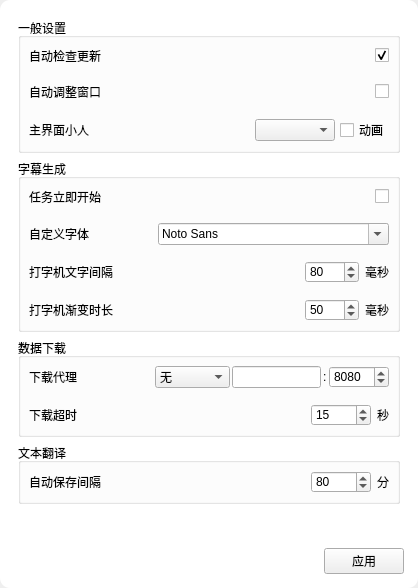
<?xml version="1.0" encoding="UTF-8"?>
<ui version="4.0">
 <class>Form</class>
 <widget class="QWidget" name="Form">
  <property name="geometry">
   <rect>
    <x>0</x>
    <y>0</y>
    <width>418</width>
    <height>588</height>
   </rect>
  </property>
  <property name="windowTitle">
   <string>Form</string>
  </property>
  <property name="styleSheet">
   <string notr="true">QFrame#MainFrame{background-color: rgb(255, 255, 255);border-radius:10px;}
                QScrollArea{background-color: transparent;}
                QWidget#scrollAreaWidgetContents{background-color: transparent;}
                QLabel{ font: 10pt &quot;Microsoft YaHei UI&quot;;}
            </string>
  </property>
  <layout class="QGridLayout" name="gridLayout">
   <property name="leftMargin">
    <number>0</number>
   </property>
   <property name="topMargin">
    <number>0</number>
   </property>
   <property name="rightMargin">
    <number>0</number>
   </property>
   <property name="bottomMargin">
    <number>0</number>
   </property>
   <item row="0" column="0">
    <widget class="QFrame" name="MainFrame">
     <property name="styleSheet">
      <string notr="true"/>
     </property>
     <property name="frameShape">
      <enum>QFrame::StyledPanel</enum>
     </property>
     <property name="frameShadow">
      <enum>QFrame::Raised</enum>
     </property>
     <layout class="QVBoxLayout" name="verticalLayout">
      <property name="spacing">
       <number>15</number>
      </property>
      <item>
       <widget class="QScrollArea" name="scrollArea">
        <property name="minimumSize">
         <size>
          <width>400</width>
          <height>0</height>
         </size>
        </property>
        <property name="frameShape">
         <enum>QFrame::NoFrame</enum>
        </property>
        <property name="frameShadow">
         <enum>QFrame::Plain</enum>
        </property>
        <property name="horizontalScrollBarPolicy">
         <enum>Qt::ScrollBarAlwaysOff</enum>
        </property>
        <property name="widgetResizable">
         <bool>true</bool>
        </property>
        <property name="alignment">
         <set>Qt::AlignLeading|Qt::AlignLeft|Qt::AlignTop</set>
        </property>
        <widget class="QWidget" name="scrollAreaWidgetContents">
         <property name="geometry">
          <rect>
           <x>0</x>
           <y>0</y>
           <width>400</width>
           <height>521</height>
          </rect>
         </property>
         <layout class="QVBoxLayout" name="verticalLayout_3">
          <item>
           <widget class="QGroupBox" name="GB1">
            <property name="title">
             <string>一般设置</string>
            </property>
            <layout class="QVBoxLayout" name="verticalLayout_2">
             <property name="leftMargin">
              <number>3</number>
             </property>
             <property name="topMargin">
              <number>3</number>
             </property>
             <property name="rightMargin">
              <number>3</number>
             </property>
             <property name="bottomMargin">
              <number>3</number>
             </property>
             <item>
              <layout class="QHBoxLayout" name="HL1" stretch="2,5">
               <property name="spacing">
                <number>5</number>
               </property>
               <property name="leftMargin">
                <number>5</number>
               </property>
               <property name="topMargin">
                <number>5</number>
               </property>
               <property name="rightMargin">
                <number>5</number>
               </property>
               <property name="bottomMargin">
                <number>5</number>
               </property>
               <item>
                <widget class="QLabel" name="label_5">
                 <property name="text">
                  <string>自动检查更新</string>
                 </property>
                </widget>
               </item>
               <item>
                <widget class="QWidget" name="widget" native="true">
                 <layout class="QHBoxLayout" name="horizontalLayout">
                  <property name="spacing">
                   <number>0</number>
                  </property>
                  <property name="leftMargin">
                   <number>0</number>
                  </property>
                  <property name="topMargin">
                   <number>0</number>
                  </property>
                  <property name="rightMargin">
                   <number>0</number>
                  </property>
                  <property name="bottomMargin">
                   <number>0</number>
                  </property>
                  <item>
                   <spacer name="horizontalSpacer_2">
                    <property name="orientation">
                     <enum>Qt::Horizontal</enum>
                    </property>
                    <property name="sizeHint" stdset="0">
                     <size>
                      <width>40</width>
                      <height>20</height>
                     </size>
                    </property>
                   </spacer>
                  </item>
                  <item>
                   <widget class="QCheckBox" name="SettingStartupUpdateCheck">
                    <property name="sizePolicy">
                     <sizepolicy hsizetype="Maximum" vsizetype="Fixed">
                      <horstretch>0</horstretch>
                      <verstretch>0</verstretch>
                     </sizepolicy>
                    </property>
                    <property name="text">
                     <string/>
                    </property>
                    <property name="checked">
                     <bool>true</bool>
                    </property>
                    <property name="autoRepeat">
                     <bool>false</bool>
                    </property>
                   </widget>
                  </item>
                 </layout>
                </widget>
               </item>
              </layout>
             </item>
             <item>
              <layout class="QHBoxLayout" name="HL2" stretch="2,5">
               <property name="spacing">
                <number>5</number>
               </property>
               <property name="leftMargin">
                <number>5</number>
               </property>
               <property name="topMargin">
                <number>5</number>
               </property>
               <property name="rightMargin">
                <number>5</number>
               </property>
               <property name="bottomMargin">
                <number>5</number>
               </property>
               <item>
                <widget class="QLabel" name="label_8">
                 <property name="text">
                  <string>自动调整窗口</string>
                 </property>
                </widget>
               </item>
               <item>
                <widget class="QWidget" name="widget_2" native="true">
                 <layout class="QHBoxLayout" name="horizontalLayout_2">
                  <property name="spacing">
                   <number>0</number>
                  </property>
                  <property name="leftMargin">
                   <number>0</number>
                  </property>
                  <property name="topMargin">
                   <number>0</number>
                  </property>
                  <property name="rightMargin">
                   <number>0</number>
                  </property>
                  <property name="bottomMargin">
                   <number>0</number>
                  </property>
                  <item>
                   <spacer name="horizontalSpacer_3">
                    <property name="orientation">
                     <enum>Qt::Horizontal</enum>
                    </property>
                    <property name="sizeHint" stdset="0">
                     <size>
                      <width>240</width>
                      <height>20</height>
                     </size>
                    </property>
                   </spacer>
                  </item>
                  <item>
                   <widget class="QCheckBox" name="SettingStartAdjustWindowCheck">
                    <property name="sizePolicy">
                     <sizepolicy hsizetype="Maximum" vsizetype="Fixed">
                      <horstretch>0</horstretch>
                      <verstretch>0</verstretch>
                     </sizepolicy>
                    </property>
                    <property name="text">
                     <string/>
                    </property>
                    <property name="autoRepeat">
                     <bool>false</bool>
                    </property>
                   </widget>
                  </item>
                 </layout>
                </widget>
               </item>
              </layout>
             </item>
             <item>
              <layout class="QHBoxLayout" name="HL3" stretch="2,5">
               <property name="spacing">
                <number>5</number>
               </property>
               <property name="leftMargin">
                <number>5</number>
               </property>
               <property name="topMargin">
                <number>5</number>
               </property>
               <property name="rightMargin">
                <number>5</number>
               </property>
               <property name="bottomMargin">
                <number>5</number>
               </property>
               <item>
                <widget class="QLabel" name="label_4">
                 <property name="text">
                  <string>主界面小人</string>
                 </property>
                </widget>
               </item>
               <item>
                <layout class="QHBoxLayout" name="horizontalLayout_6">
                 <item>
                  <spacer name="horizontalSpacer_9">
                   <property name="orientation">
                    <enum>Qt::Horizontal</enum>
                   </property>
                   <property name="sizeHint" stdset="0">
                    <size>
                     <width>40</width>
                     <height>20</height>
                    </size>
                   </property>
                  </spacer>
                 </item>
                 <item>
                  <widget class="QComboBox" name="SettingChibiSelect">
                   <property name="minimumSize">
                    <size>
                     <width>80</width>
                     <height>0</height>
                    </size>
                   </property>
                  </widget>
                 </item>
                 <item>
                  <widget class="QCheckBox" name="SettingAnimatedCheck">
                   <property name="sizePolicy">
                    <sizepolicy hsizetype="Maximum" vsizetype="Fixed">
                     <horstretch>0</horstretch>
                     <verstretch>0</verstretch>
                    </sizepolicy>
                   </property>
                   <property name="text">
                    <string>动画</string>
                   </property>
                  </widget>
                 </item>
                </layout>
               </item>
              </layout>
             </item>
            </layout>
           </widget>
          </item>
          <item>
           <widget class="QGroupBox" name="GB2">
            <property name="title">
             <string>字幕生成</string>
            </property>
            <layout class="QVBoxLayout" name="verticalLayout_5">
             <property name="leftMargin">
              <number>3</number>
             </property>
             <property name="topMargin">
              <number>3</number>
             </property>
             <property name="rightMargin">
              <number>3</number>
             </property>
             <property name="bottomMargin">
              <number>3</number>
             </property>
             <item>
              <layout class="QHBoxLayout" name="HL4" stretch="2,5">
               <property name="spacing">
                <number>5</number>
               </property>
               <property name="leftMargin">
                <number>5</number>
               </property>
               <property name="topMargin">
                <number>5</number>
               </property>
               <property name="rightMargin">
                <number>5</number>
               </property>
               <property name="bottomMargin">
                <number>5</number>
               </property>
               <item>
                <widget class="QLabel" name="label_3">
                 <property name="text">
                  <string>任务立即开始</string>
                 </property>
                </widget>
               </item>
               <item>
                <widget class="QWidget" name="widget_3" native="true">
                 <layout class="QHBoxLayout" name="horizontalLayout_4">
                  <property name="spacing">
                   <number>0</number>
                  </property>
                  <property name="leftMargin">
                   <number>0</number>
                  </property>
                  <property name="topMargin">
                   <number>0</number>
                  </property>
                  <property name="rightMargin">
                   <number>0</number>
                  </property>
                  <property name="bottomMargin">
                   <number>0</number>
                  </property>
                  <item>
                   <spacer name="horizontalSpacer_4">
                    <property name="orientation">
                     <enum>Qt::Horizontal</enum>
                    </property>
                    <property name="sizeHint" stdset="0">
                     <size>
                      <width>240</width>
                      <height>20</height>
                     </size>
                    </property>
                   </spacer>
                  </item>
                  <item>
                   <widget class="QCheckBox" name="SettingStartImmediateCheck">
                    <property name="sizePolicy">
                     <sizepolicy hsizetype="Maximum" vsizetype="Fixed">
                      <horstretch>0</horstretch>
                      <verstretch>0</verstretch>
                     </sizepolicy>
                    </property>
                    <property name="text">
                     <string/>
                    </property>
                    <property name="autoRepeat">
                     <bool>false</bool>
                    </property>
                   </widget>
                  </item>
                 </layout>
                </widget>
               </item>
              </layout>
             </item>
             <item>
              <layout class="QHBoxLayout" name="HL5" stretch="2,5">
               <property name="spacing">
                <number>5</number>
               </property>
               <property name="leftMargin">
                <number>5</number>
               </property>
               <property name="topMargin">
                <number>5</number>
               </property>
               <property name="rightMargin">
                <number>5</number>
               </property>
               <property name="bottomMargin">
                <number>5</number>
               </property>
               <item>
                <widget class="QLabel" name="label">
                 <property name="text">
                  <string>自定义字体</string>
                 </property>
                </widget>
               </item>
               <item>
                <widget class="QWidget" name="widget_4" native="true">
                 <property name="minimumSize">
                  <size>
                   <width>20</width>
                   <height>0</height>
                  </size>
                 </property>
                 <layout class="QHBoxLayout" name="horizontalLayout_5">
                  <property name="spacing">
                   <number>0</number>
                  </property>
                  <property name="leftMargin">
                   <number>0</number>
                  </property>
                  <property name="topMargin">
                   <number>0</number>
                  </property>
                  <property name="rightMargin">
                   <number>0</number>
                  </property>
                  <property name="bottomMargin">
                   <number>0</number>
                  </property>
                  <item>
                   <spacer name="horizontalSpacer_5">
                    <property name="orientation">
                     <enum>Qt::Horizontal</enum>
                    </property>
                    <property name="sizeHint" stdset="0">
                     <size>
                      <width>40</width>
                      <height>20</height>
                     </size>
                    </property>
                   </spacer>
                  </item>
                  <item>
                   <widget class="QFontComboBox" name="SettingFontComboBox">
                    <property name="currentFont">
                     <font>
                      <family>思源黑体 CN Bold</family>
                      <pointsize>83</pointsize>
                      <bold>true</bold>
                     </font>
                    </property>
                   </widget>
                  </item>
                 </layout>
                </widget>
               </item>
              </layout>
             </item>
             <item>
              <layout class="QHBoxLayout" name="HL6" stretch="2,5">
               <property name="spacing">
                <number>5</number>
               </property>
               <property name="leftMargin">
                <number>5</number>
               </property>
               <property name="topMargin">
                <number>5</number>
               </property>
               <property name="rightMargin">
                <number>5</number>
               </property>
               <property name="bottomMargin">
                <number>5</number>
               </property>
               <item>
                <widget class="QLabel" name="label_7">
                 <property name="text">
                  <string>打字机文字间隔</string>
                 </property>
                </widget>
               </item>
               <item>
                <widget class="QWidget" name="widget_5" native="true">
                 <property name="minimumSize">
                  <size>
                   <width>20</width>
                   <height>0</height>
                  </size>
                 </property>
                 <layout class="QHBoxLayout" name="horizontalLayout_7">
                  <property name="leftMargin">
                   <number>0</number>
                  </property>
                  <property name="topMargin">
                   <number>0</number>
                  </property>
                  <property name="rightMargin">
                   <number>0</number>
                  </property>
                  <property name="bottomMargin">
                   <number>0</number>
                  </property>
                  <item>
                   <spacer name="HS">
                    <property name="orientation">
                     <enum>Qt::Horizontal</enum>
                    </property>
                    <property name="sizeHint" stdset="0">
                     <size>
                      <width>40</width>
                      <height>20</height>
                     </size>
                    </property>
                   </spacer>
                  </item>
                  <item>
                   <widget class="QSpinBox" name="SettingTyperIntervalSpin">
                    <property name="minimumSize">
                     <size>
                      <width>47</width>
                      <height>0</height>
                     </size>
                    </property>
                    <property name="maximum">
                     <number>1000</number>
                    </property>
                    <property name="singleStep">
                     <number>10</number>
                    </property>
                    <property name="value">
                     <number>80</number>
                    </property>
                   </widget>
                  </item>
                  <item>
                   <widget class="QLabel" name="label_22">
                    <property name="text">
                     <string>毫秒</string>
                    </property>
                   </widget>
                  </item>
                 </layout>
                </widget>
               </item>
              </layout>
             </item>
             <item>
              <layout class="QHBoxLayout" name="HL6_2" stretch="2,5">
               <property name="spacing">
                <number>5</number>
               </property>
               <property name="leftMargin">
                <number>5</number>
               </property>
               <property name="topMargin">
                <number>5</number>
               </property>
               <property name="rightMargin">
                <number>5</number>
               </property>
               <property name="bottomMargin">
                <number>5</number>
               </property>
               <item>
                <widget class="QLabel" name="label_10">
                 <property name="text">
                  <string>打字机渐变时长</string>
                 </property>
                </widget>
               </item>
               <item>
                <widget class="QWidget" name="widget_8" native="true">
                 <property name="minimumSize">
                  <size>
                   <width>20</width>
                   <height>0</height>
                  </size>
                 </property>
                 <layout class="QHBoxLayout" name="horizontalLayout_11">
                  <property name="leftMargin">
                   <number>0</number>
                  </property>
                  <property name="topMargin">
                   <number>0</number>
                  </property>
                  <property name="rightMargin">
                   <number>0</number>
                  </property>
                  <property name="bottomMargin">
                   <number>0</number>
                  </property>
                  <item>
                   <spacer name="HS_2">
                    <property name="orientation">
                     <enum>Qt::Horizontal</enum>
                    </property>
                    <property name="sizeHint" stdset="0">
                     <size>
                      <width>40</width>
                      <height>20</height>
                     </size>
                    </property>
                   </spacer>
                  </item>
                  <item>
                   <widget class="QSpinBox" name="SettingTyperFadeSpin">
                    <property name="minimumSize">
                     <size>
                      <width>47</width>
                      <height>0</height>
                     </size>
                    </property>
                    <property name="maximum">
                     <number>1000</number>
                    </property>
                    <property name="singleStep">
                     <number>10</number>
                    </property>
                    <property name="value">
                     <number>50</number>
                    </property>
                   </widget>
                  </item>
                  <item>
                   <widget class="QLabel" name="label_23">
                    <property name="text">
                     <string>毫秒</string>
                    </property>
                   </widget>
                  </item>
                 </layout>
                </widget>
               </item>
              </layout>
             </item>
            </layout>
           </widget>
          </item>
          <item>
           <widget class="QGroupBox" name="GB3">
            <property name="title">
             <string>数据下载</string>
            </property>
            <layout class="QVBoxLayout" name="verticalLayout_6">
             <property name="leftMargin">
              <number>3</number>
             </property>
             <property name="topMargin">
              <number>3</number>
             </property>
             <property name="rightMargin">
              <number>3</number>
             </property>
             <property name="bottomMargin">
              <number>3</number>
             </property>
             <item>
              <layout class="QHBoxLayout" name="HL7" stretch="2,5">
               <property name="spacing">
                <number>5</number>
               </property>
               <property name="leftMargin">
                <number>5</number>
               </property>
               <property name="topMargin">
                <number>5</number>
               </property>
               <property name="rightMargin">
                <number>5</number>
               </property>
               <property name="bottomMargin">
                <number>5</number>
               </property>
               <item>
                <widget class="QLabel" name="label_2">
                 <property name="text">
                  <string>下载代理</string>
                 </property>
                </widget>
               </item>
               <item>
                <widget class="QWidget" name="qw" native="true">
                 <layout class="QHBoxLayout" name="horizontalLayout_8">
                  <property name="spacing">
                   <number>2</number>
                  </property>
                  <property name="leftMargin">
                   <number>0</number>
                  </property>
                  <property name="topMargin">
                   <number>0</number>
                  </property>
                  <property name="rightMargin">
                   <number>0</number>
                  </property>
                  <property name="bottomMargin">
                   <number>0</number>
                  </property>
                  <item>
                   <spacer name="horizontalSpacer_6">
                    <property name="orientation">
                     <enum>Qt::Horizontal</enum>
                    </property>
                    <property name="sizeHint" stdset="0">
                     <size>
                      <width>40</width>
                      <height>20</height>
                     </size>
                    </property>
                   </spacer>
                  </item>
                  <item>
                   <widget class="QComboBox" name="SettingProxyTypeCombo">
                    <property name="sizePolicy">
                     <sizepolicy hsizetype="Maximum" vsizetype="Fixed">
                      <horstretch>0</horstretch>
                      <verstretch>0</verstretch>
                     </sizepolicy>
                    </property>
                    <property name="minimumSize">
                     <size>
                      <width>75</width>
                      <height>0</height>
                     </size>
                    </property>
                    <property name="maximumSize">
                     <size>
                      <width>75</width>
                      <height>16777215</height>
                     </size>
                    </property>
                    <item>
                     <property name="text">
                      <string>无</string>
                     </property>
                    </item>
                    <item>
                     <property name="text">
                      <string>http://</string>
                     </property>
                    </item>
                    <item>
                     <property name="text">
                      <string>socks5://</string>
                     </property>
                    </item>
                   </widget>
                  </item>
                  <item>
                   <widget class="QLineEdit" name="SettingProxyEdit"/>
                  </item>
                  <item>
                   <widget class="QLabel" name="SettingProxyLabel">
                    <property name="text">
                     <string>:</string>
                    </property>
                   </widget>
                  </item>
                  <item>
                   <widget class="QSpinBox" name="SettingProxyHostSpin">
                    <property name="minimumSize">
                     <size>
                      <width>60</width>
                      <height>0</height>
                     </size>
                    </property>
                    <property name="maximumSize">
                     <size>
                      <width>60</width>
                      <height>16777215</height>
                     </size>
                    </property>
                    <property name="minimum">
                     <number>1</number>
                    </property>
                    <property name="maximum">
                     <number>65535</number>
                    </property>
                    <property name="value">
                     <number>8080</number>
                    </property>
                   </widget>
                  </item>
                 </layout>
                </widget>
               </item>
              </layout>
             </item>
             <item>
              <layout class="QHBoxLayout" name="HL8" stretch="2,5">
               <property name="spacing">
                <number>5</number>
               </property>
               <property name="leftMargin">
                <number>5</number>
               </property>
               <property name="topMargin">
                <number>5</number>
               </property>
               <property name="rightMargin">
                <number>5</number>
               </property>
               <property name="bottomMargin">
                <number>5</number>
               </property>
               <item>
                <widget class="QLabel" name="label_9">
                 <property name="text">
                  <string>下载超时</string>
                 </property>
                </widget>
               </item>
               <item>
                <widget class="QWidget" name="widget_6" native="true">
                 <property name="minimumSize">
                  <size>
                   <width>20</width>
                   <height>0</height>
                  </size>
                 </property>
                 <layout class="QHBoxLayout" name="horizontalLayout_9">
                  <property name="leftMargin">
                   <number>0</number>
                  </property>
                  <property name="topMargin">
                   <number>0</number>
                  </property>
                  <property name="rightMargin">
                   <number>0</number>
                  </property>
                  <property name="bottomMargin">
                   <number>0</number>
                  </property>
                  <item>
                   <spacer name="horizontalSpacer_7">
                    <property name="orientation">
                     <enum>Qt::Horizontal</enum>
                    </property>
                    <property name="sizeHint" stdset="0">
                     <size>
                      <width>40</width>
                      <height>20</height>
                     </size>
                    </property>
                   </spacer>
                  </item>
                  <item>
                   <widget class="QSpinBox" name="SettingTimeoutSpin">
                    <property name="minimumSize">
                     <size>
                      <width>60</width>
                      <height>0</height>
                     </size>
                    </property>
                    <property name="maximum">
                     <number>60</number>
                    </property>
                    <property name="singleStep">
                     <number>1</number>
                    </property>
                    <property name="value">
                     <number>15</number>
                    </property>
                   </widget>
                  </item>
                  <item>
                   <widget class="QLabel" name="label_21">
                    <property name="text">
                     <string>秒</string>
                    </property>
                   </widget>
                  </item>
                 </layout>
                </widget>
               </item>
              </layout>
             </item>
            </layout>
           </widget>
          </item>
          <item>
           <widget class="QGroupBox" name="GB4">
            <property name="title">
             <string>文本翻译</string>
            </property>
            <layout class="QVBoxLayout" name="verticalLayout_7">
             <property name="leftMargin">
              <number>3</number>
             </property>
             <property name="topMargin">
              <number>3</number>
             </property>
             <property name="rightMargin">
              <number>3</number>
             </property>
             <property name="bottomMargin">
              <number>3</number>
             </property>
             <item>
              <layout class="QHBoxLayout" name="HL9" stretch="2,5">
               <property name="spacing">
                <number>5</number>
               </property>
               <property name="leftMargin">
                <number>5</number>
               </property>
               <property name="topMargin">
                <number>5</number>
               </property>
               <property name="rightMargin">
                <number>5</number>
               </property>
               <property name="bottomMargin">
                <number>5</number>
               </property>
               <item>
                <widget class="QLabel" name="label_19">
                 <property name="text">
                  <string>自动保存间隔</string>
                 </property>
                </widget>
               </item>
               <item>
                <widget class="QWidget" name="widget_7" native="true">
                 <layout class="QHBoxLayout" name="horizontalLayout_10">
                  <property name="leftMargin">
                   <number>0</number>
                  </property>
                  <property name="topMargin">
                   <number>0</number>
                  </property>
                  <property name="rightMargin">
                   <number>0</number>
                  </property>
                  <property name="bottomMargin">
                   <number>0</number>
                  </property>
                  <item>
                   <spacer name="horizontalSpacer_8">
                    <property name="orientation">
                     <enum>Qt::Horizontal</enum>
                    </property>
                    <property name="sizeHint" stdset="0">
                     <size>
                      <width>40</width>
                      <height>20</height>
                     </size>
                    </property>
                   </spacer>
                  </item>
                  <item>
                   <widget class="QSpinBox" name="SettingSaveSpin">
                    <property name="minimumSize">
                     <size>
                      <width>60</width>
                      <height>0</height>
                     </size>
                    </property>
                    <property name="maximum">
                     <number>1000</number>
                    </property>
                    <property name="singleStep">
                     <number>10</number>
                    </property>
                    <property name="value">
                     <number>80</number>
                    </property>
                   </widget>
                  </item>
                  <item>
                   <widget class="QLabel" name="label_6">
                    <property name="text">
                     <string>分</string>
                    </property>
                   </widget>
                  </item>
                 </layout>
                </widget>
               </item>
              </layout>
             </item>
            </layout>
           </widget>
          </item>
          <item>
           <spacer name="verticalSpacer">
            <property name="orientation">
             <enum>Qt::Vertical</enum>
            </property>
            <property name="sizeHint" stdset="0">
             <size>
              <width>20</width>
              <height>40</height>
             </size>
            </property>
           </spacer>
          </item>
         </layout>
        </widget>
       </widget>
      </item>
      <item>
       <layout class="QHBoxLayout" name="horizontalLayout_3">
        <property name="leftMargin">
         <number>5</number>
        </property>
        <property name="topMargin">
         <number>5</number>
        </property>
        <property name="rightMargin">
         <number>5</number>
        </property>
        <property name="bottomMargin">
         <number>5</number>
        </property>
        <item>
         <spacer name="horizontalSpacer">
          <property name="orientation">
           <enum>Qt::Horizontal</enum>
          </property>
          <property name="sizeHint" stdset="0">
           <size>
            <width>40</width>
            <height>20</height>
           </size>
          </property>
         </spacer>
        </item>
        <item>
         <widget class="QPushButton" name="pushButton">
          <property name="text">
           <string>应用</string>
          </property>
         </widget>
        </item>
       </layout>
      </item>
     </layout>
    </widget>
   </item>
  </layout>
 </widget>
 <resources/>
 <connections/>
</ui>
